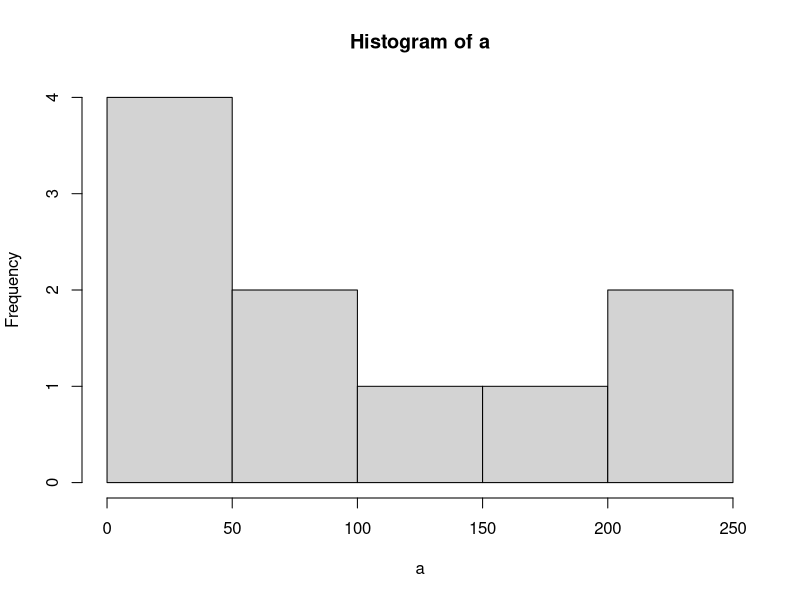
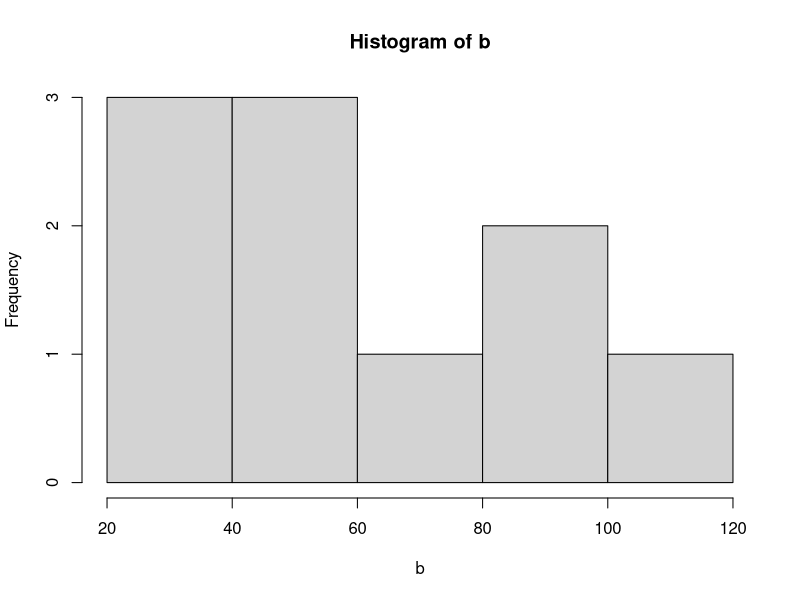

These charts were generated, in order, by the following R code:
# 演習問題
a <- c(60, 100, 50, 40, 50, 230, 120, 240, 200, 30)
b <- c(50, 60, 40, 50, 100, 80, 30, 20, 100, 120)
hist(a)
hist(b)
a_mean <- mean(a)
b_mean <- mean(b)

a_var <- var(a)
b_var <- var(b)

a_std <- sqrt(a)
b_std <- sqrt(b)

a_standard <- (a - a_mean) / a_std
b_standard <- (b - b_mean) / b_std
